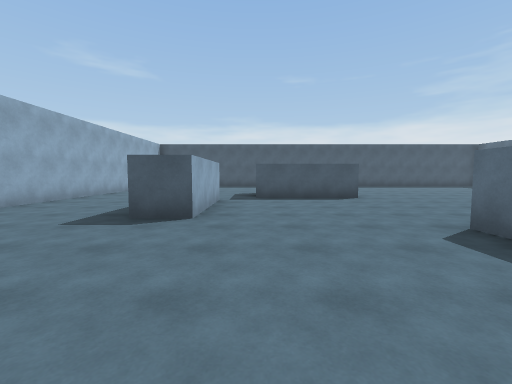
View 1 (above)

16 first-person views from a walk through a Unity game level. The camera is 1.4 m above the floor, tilts 4° down and sees 90° across. The floor is counted in squares, 2 m on a side. Each view is taken from the middle of a square. On the plan, view 1 faces up. The plan holds only what a view shows up to about 9 squares ahead; the rest is blank. The player is left out.

View 2
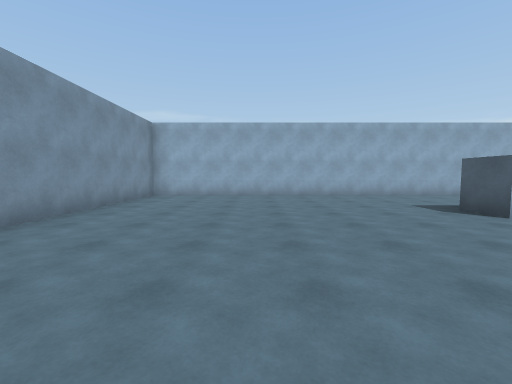

View 3
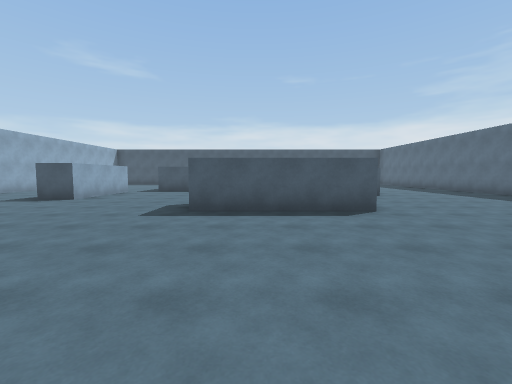

View 4
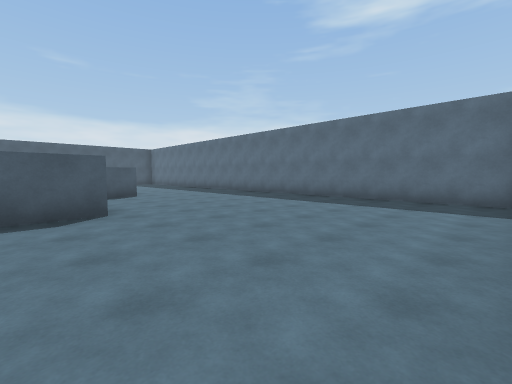

View 5
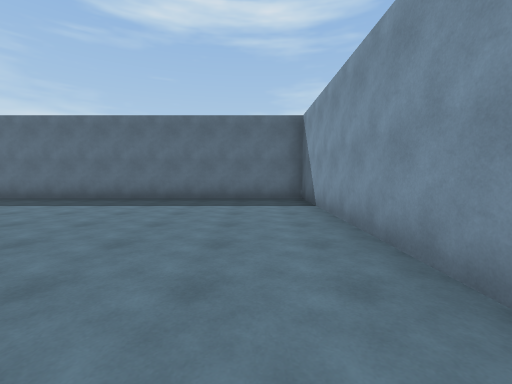

View 6
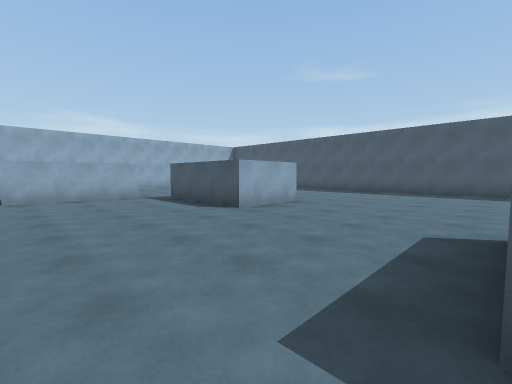

View 7
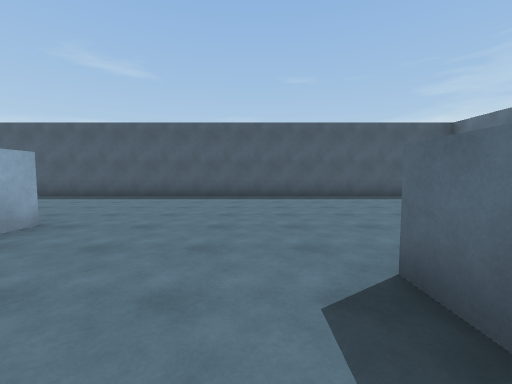

View 8
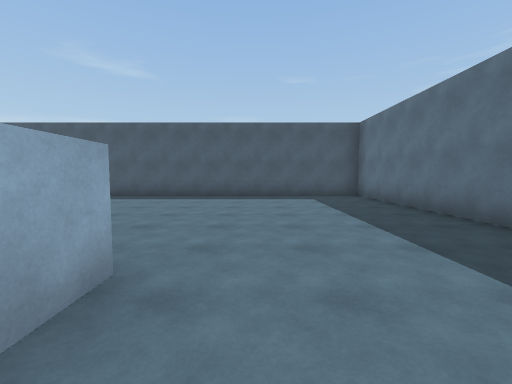

View 9
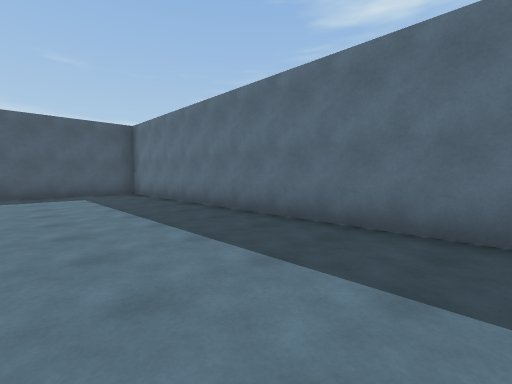

View 10
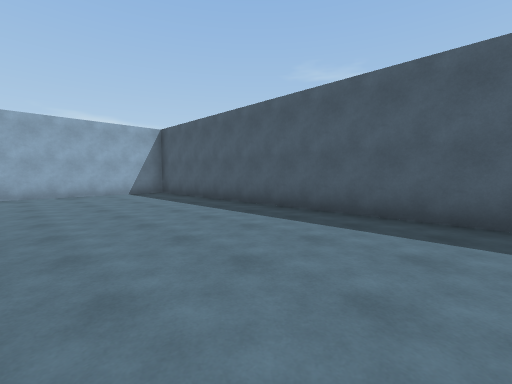

View 11
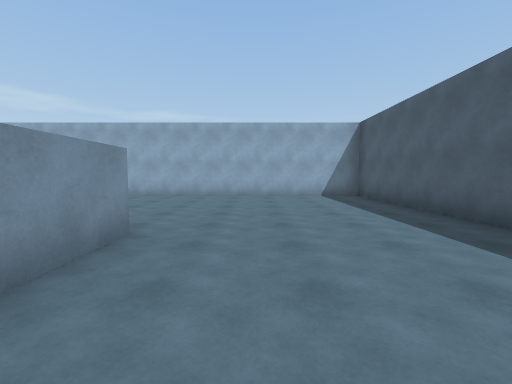

View 12
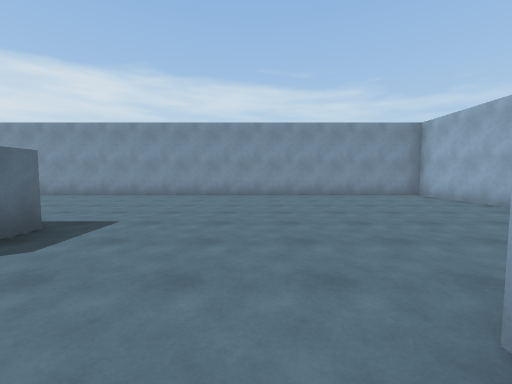

View 13
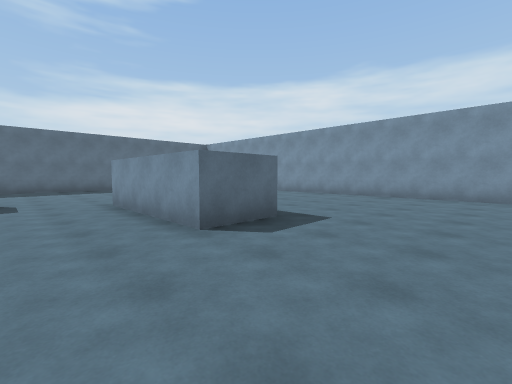

View 14
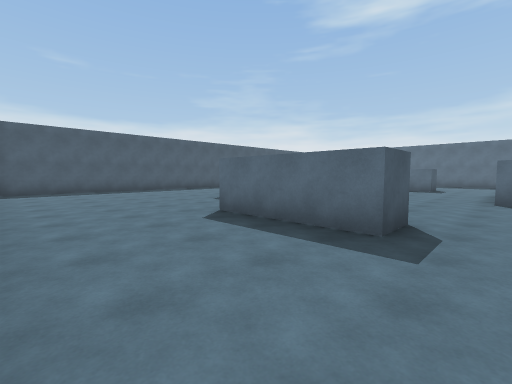

View 15
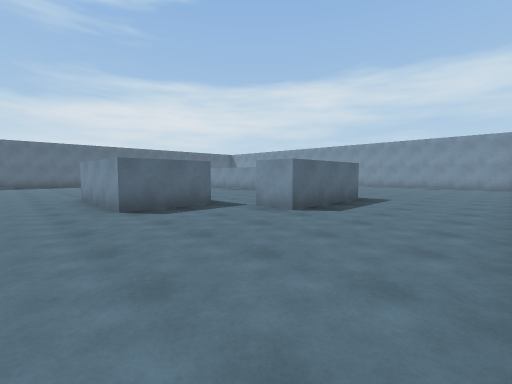

View 16
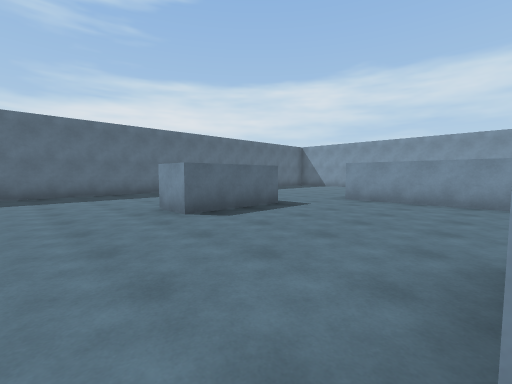

### Floor plan
Points are (right, up) in squares from view 1. A wall is a line through its corners. A room is listed if a view was taken in it or the views show most of it. See-through windows are left out.
Room 1 (views 1, 2, 3, 4, 5, 6, 7, 8, 9, 10, 11, 12, 13, 14, 15, 16)
walls: (3, 7.5) (0, 7.5) (0, 9.5) (3, 9.5) (3, 7.5); (6.4, 1.7) (2.7, 1.7) (2.7, 3.2) (6.2, 3.2); (8.1, 5.2) (7, 5.2) (7, 7.7) (8, 7.7) (8, 6.9); (-1, 4) (-2, 4) (-2, 7) (-1, 7) (-1, 4); (12.3, -3.3) (12.3, 14.3) (-5.3, 14.3) (-5.3, -3.3) (12.3, -3.3)

Positions as (right, up) in squares from view 1, and headings:
1: (0, 0), facing up
2: (3, 0), facing left
3: (4, -3), facing up
4: (5, -3), facing up-right
5: (5, -2), facing right
6: (7, 4), facing up-left
7: (6, 6), facing up
8: (9, 6), facing up
9: (9, 5), facing up-right
10: (4, 10), facing up-left
11: (3, 11), facing left
12: (0, 5), facing down
13: (0, 5), facing down-right
14: (-5, 3), facing up-right
15: (-5, 11), facing down-right
16: (3, 10), facing down-right
